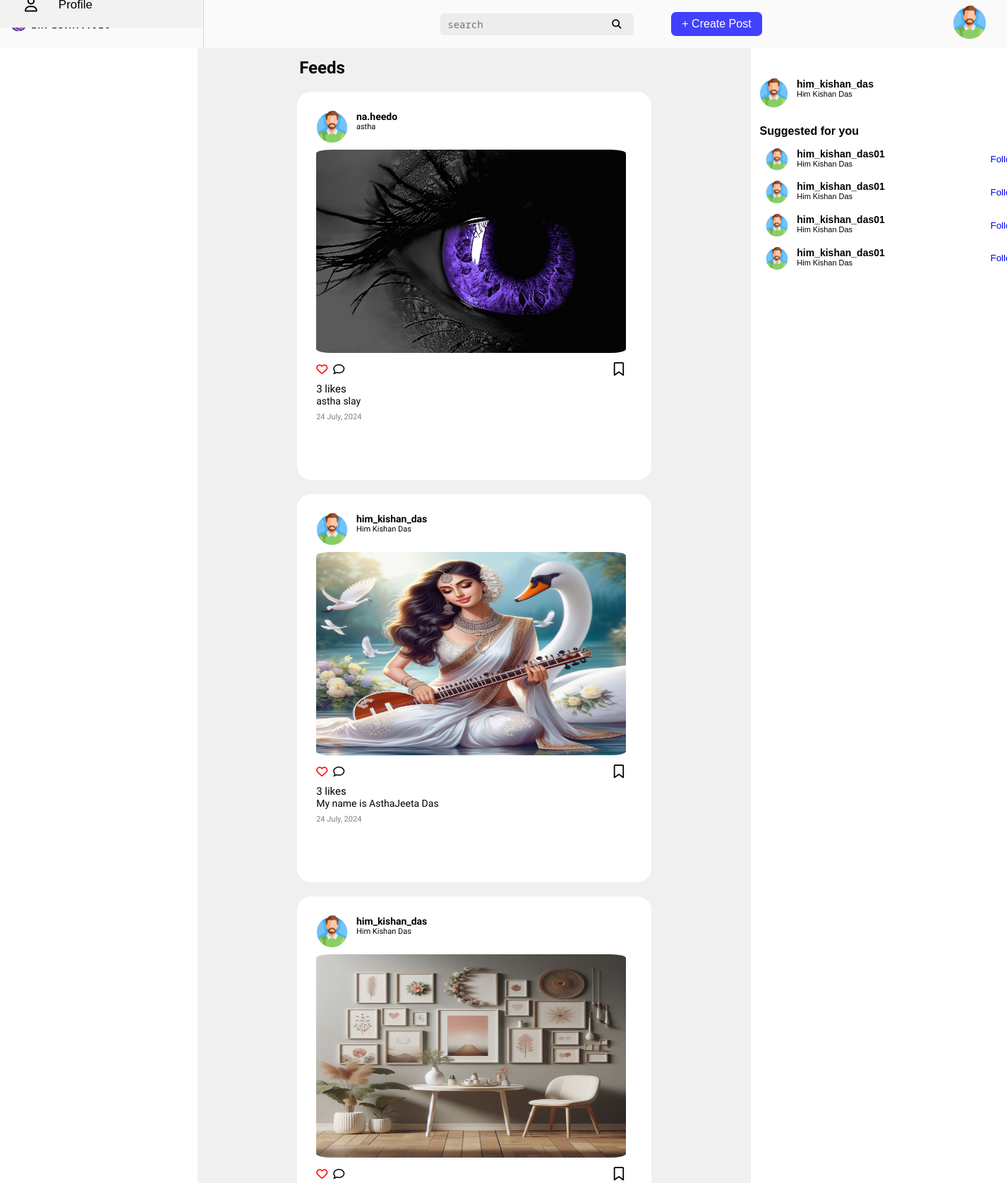
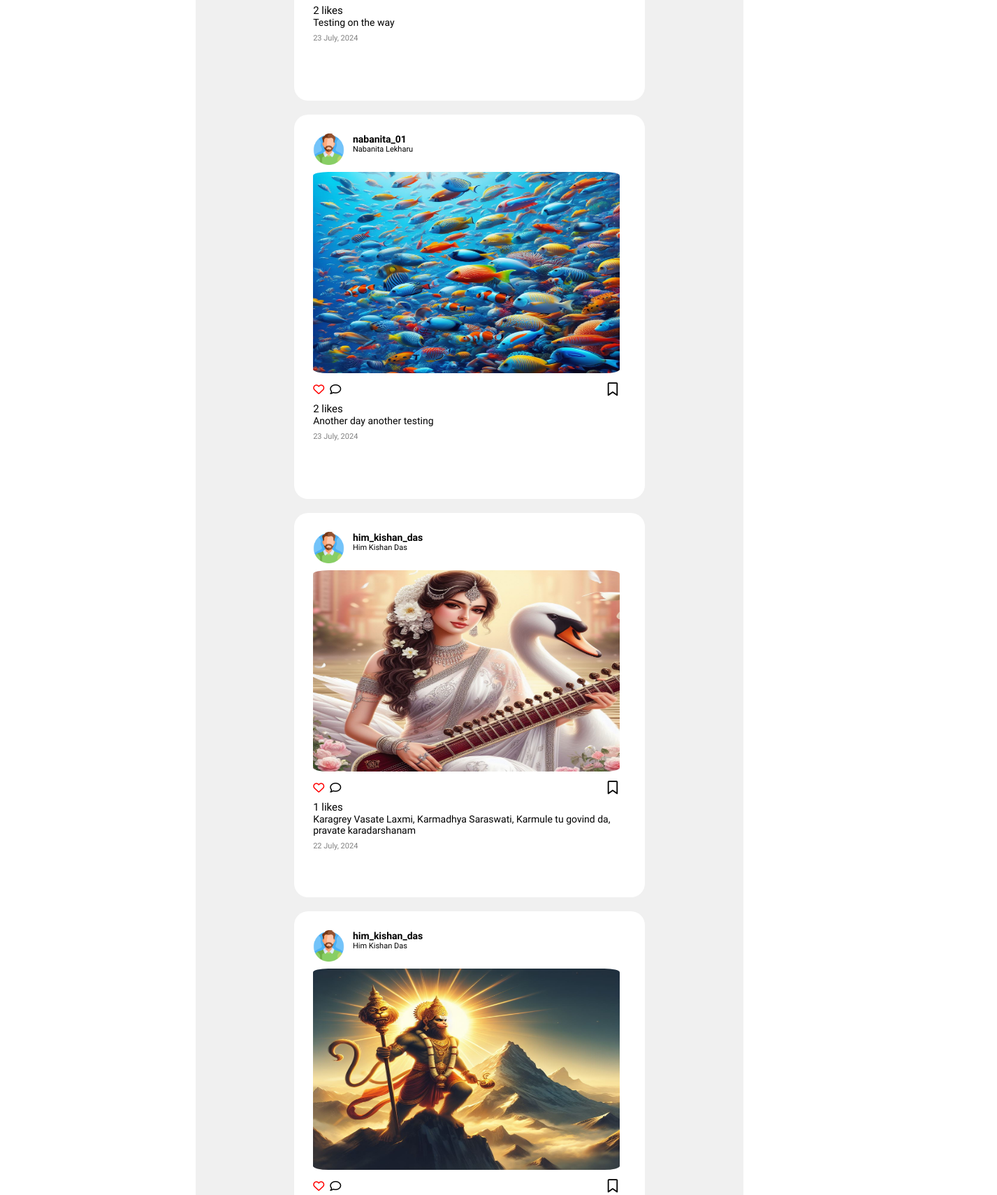
The page /home/ (signed in, upper part) on the database its author committed (2 pictures, top to bottom).
### ExploreContents/models.py (models this page shows, shortened)
class Post(models.Model):
    user = models.ForeignKey(CustomUser, on_delete=models.CASCADE)  # No default value required
    post_caption = models.TextField()
    post_timestamp = models.DateField(auto_now=True)
    post_image = models.ImageField(upload_to='post')

class CustomUser(AbstractBaseUser, PermissionsMixin):
    username = models.CharField(max_length=255, unique=True)
    name = models.CharField(max_length=255)
    email = models.EmailField(max_length=254, unique=True)
    profile_picture = models.ImageField(upload_to='profilePic', null=True, blank=True, default='static/profilePic/default.png')
    user_bio = models.TextField(null=True, blank=True)
    is_active = models.BooleanField(default=True)
    is_staff = models.BooleanField(default=False)
    groups = models.ManyToManyField(
        'auth.Group',
        related_name='customuser_set',  # Custom related_name to avoid clashes
        blank=True
    )
    user_permissions = models.ManyToManyField(
        'auth.Permission',
        related_name='customuser_set',  # Custom related_name to avoid clashes
        blank=True
    )
    objects = CustomUserManager()
    USERNAME_FIELD = 'username'
    REQUIRED_FIELDS = ['email', 'name']

### ExploreContents/views.py (the view)
# urls.py: 2. Add a URL to urlpatterns:  path('', views.home, name='home')
@login_required
def home(request):
    posts = Post.objects.select_related('user').all()  # Use 'user' instead of 'user__customuser'
    liked_post_ids = Likes.objects.filter(user=request.user).values_list('post_id', flat=True)
    for post in posts:
        post.total_likes = Likes.objects.filter(post=post).count()
    context = {'posts': posts, 'liked_post_ids': liked_post_ids}
    return render(request, 'index.html', context)

### ExploreContents/templates/index.html (shortened to what this page needs)
{% load static %}
<!DOCTYPE html>
<html lang="en">
<head>
    <link rel="stylesheet" href="{% static 'header.css' %}">
    <link rel="stylesheet" href="{% static "index.css" %}">
    <link rel="stylesheet" href="{% static "left-navigation.css" %}">
    <link rel="stylesheet" href="{% static "right-menu.css" %}">
</head>
<body>
    <div class="container">
        <div id="header">
            {% include 'header.html' %}
        </div>
        <div id="left-sidebar">
            {% include 'left-navigation.html' %}
        </div>
        <div id="feeds">
            <div class="feeds-title">
                <h2>Feeds</h2>
            </div>
            {% include "feeds.html" %}
        </div>
        <div id="right-sidebar">
            {% include "right-menu.html" %}
        </div>
    </div>
</body>
</html>

### ExploreContents/templates/feeds.html (shortened to what this page needs)
{% load static %}
{% block content %} {% for post in posts reversed %}
<div class="feeds-container">
  <div class="sub-container1">
    <div class="profile">
      <img src="{% static "man.png" %}" class="profile-img" alt="logo">
          <div class="sub-profile">
            <h4 class="profile-username">{{ post.user.get_username }}</h4>
            <p class="profile-name">{{ post.user.name }}</p>
          </div>
    </div>
  </div>
  <img src="{{ post.post_image.url }}" alt="kitten-photo" class="feeds-picture">
  <div class="sub-container2">
    <div class="likes-comment-section">
      <form action="/like-btn/" method="post">
        {% if post.id in liked_post_ids %}
          <button type="submit" style="background: none; border: none; margin-right: 8px;">
              <i class="fa-regular fa-heart" style="color: red;"></i>
          </button>
        {% else %}
          <button type="submit" style="background: none; border: none; margin-right: 8px">
            <i class="fa-regular fa-heart"></i>
          </button>
        {% endif %}
      </form>
        <button type="submit" id="openModalBtn{{ post.id }}" onclick="loadComments({{ post.id }})" style="background: none; border: none; margin-right: 8px">
          <i class="fa-regular fa-comment"></i>
        </button>
    </div>
    <div class="save">
      <i class="fa-regular fa-bookmark"></i>
    </div>
  </div>
  <div class="likes-view">
    <p>{{ post.total_likes }} likes</p>
  </div>
  <div class="caption">{{ post.post_caption }}</div>
  <div class="date">
    <p> {{ post.post_timestamp|date:"d F, Y" }}</p>
  </div>
</div>
{% endfor %} {% endblock %}

### ExploreContents/templates/right-menu.html
{% load static %}
<div class="right-menuContainer">
    <div class="profile">
        <img src="{% static "man.png" %}" class="profile-img" alt="logo">
        <div class="sub-profile">
            <h4 class="profile-username">{{ request.user.username }}</h4>
            <p class="profile-name">{{ request.user.name }}</p>
        </div>
    </div>
    <div class="suggestions">
        <h4 class="suggest-heading">Suggested for you</h4>
        <div class="suggested-profiles">
            <div class="profile">
                <img src="{% static "man.png" %}" class="profile-img" alt="logo">
                <div class="sub-profile">
                    <h4 class="profile-username">him_kishan_das01</h4>
                    <p class="profile-name">Him Kishan Das</p>
                </div>
            </div>
            <button id="follow-btn">Follow</button>
        </div>
        <div class="suggested-profiles">
            <div class="profile">
                <img src="{% static "man.png" %}" class="profile-img" alt="logo">
                <div class="sub-profile">
                    <h4 class="profile-username">him_kishan_das01</h4>
                    <p class="profile-name">Him Kishan Das</p>
                </div>
            </div>
            <button id="follow-btn">Follow</button>
        </div>
        <div class="suggested-profiles">
            <div class="profile">
                <img src="{% static "man.png" %}" class="profile-img" alt="logo">
                <div class="sub-profile">
                    <h4 class="profile-username">him_kishan_das01</h4>
                    <p class="profile-name">Him Kishan Das</p>
                </div>
            </div>
            <button id="follow-btn">Follow</button>
        </div>
        <div class="suggested-profiles">
            <div class="profile">
                <img src="{% static "man.png" %}" class="profile-img" alt="logo">
                <div class="sub-profile">
                    <h4 class="profile-username">him_kishan_das01</h4>
                    <p class="profile-name">Him Kishan Das</p>
                </div>
            </div>
            <button id="follow-btn">Follow</button>
        </div>
    </div>
</div>

### ExploreContents/static/header.css (style rules this page uses)
* { margin: 0; padding: 0; }
body { background-color: rgb(255, 255, 255); }

### ExploreContents/static/index.css (style rules this page uses)
body { font-family: Arial, Helvetica, sans-serif; }
#header { grid-area: navBar; }
.container { display: grid; grid-template-areas: 'navBar navBar navBar'; }
#left-sidebar { height: 100vh; width: 18rem; border-right: 1px solid rgb(217 217 217); padding-top: 3%; position: fixed; top: -6.28%; }
#feeds { width: 49rem; background-color: rgb(240, 240, 240); font-family: "Reddit Sans", sans-serif; font-optical-sizing: auto; font-style: normal; position: relative; left: 33%; }
.feeds-title { width: 31rem; margin: 14px auto; }
.feeds-container { background-color: rgb(255, 255, 255); padding: 27px ; width: 28rem; margin: 20px auto; border-radius: 20px; height: 31rem; }
.feeds-picture { padding: 10px 0px; width: 98%; height: 18rem; border-radius: 5%; }
.sub-container2 { display: flex; justify-content: space-between; margin-bottom: 8px; }
.likes-comment-section { display: flex; flex-direction: row; }
.fa-regular { font-size: larger; }
.save { padding-right: 12px; }
.likes-view { font-size: 15px; font-weight: 500; }
.caption { font-size: 14px; }
.date { color: grey; font-size: 11px; padding: 8px 0; }
#right-sidebar { width: 28rem; padding: 43px 0px; position: relative; left: 36%; }

### ExploreContents/static/right-menu.css (style rules this page uses)
.right-menuContainer { padding-left: 3vw; }
.suggestions { margin: 25px 0px; }
.suggested-profiles { display: flex; width: 88%; margin: 15px 9px; }
.profile { display: flex; }
.profile-img { width: 10%; }
.sub-profile { margin: 0 12px; }
.profile-username { font-size: 14px; }
.profile-name { font-size: 11px; }
#follow-btn { border: none; color: blue; font-weight: 400; background-color: transparent; }

### rows shown on the page
Post: user.get_username "na.heedo", user.name "astha", post_image (picture), total_likes "3", post_caption "astha slay", post_timestamp "24 July, 2024"
Post: user.get_username "him_kishan_das", user.name "Him Kishan Das", post_image (picture), total_likes "3", post_caption "My name is AsthaJeeta Das", post_timestamp "24 July, 2024"
Post: user.get_username "him_kishan_das", user.name "Him Kishan Das", post_image (picture), total_likes "2", post_caption "Testing on the way", post_timestamp "23 July, 2024"
Post: user.get_username "nabanita_01", user.name "Nabanita Lekharu", post_image (picture), total_likes "2", post_caption "Another day another testing", post_timestamp "23 July, 2024"
Post: user.get_username "him_kishan_das", user.name "Him Kishan Das", post_image (picture), total_likes "1", post_caption "Karagrey Vasate Laxmi, Karmadhya Saraswati, Karmule tu govind da, pravate karadarshanam", post_timestamp "22 July, 2024"
Post: user.get_username "him_kishan_das", user.name "Him Kishan Das", post_image (picture)
CustomUser: user.username "him_kishan_das", user.name "Him Kishan Das"
